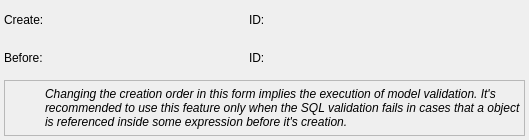
<?xml version="1.0" encoding="UTF-8"?>
<ui version="4.0">
 <class>ChangeObjectOrderWidget</class>
 <widget class="QWidget" name="ChangeObjectOrderWidget">
  <property name="geometry">
   <rect>
    <x>0</x>
    <y>0</y>
    <width>529</width>
    <height>140</height>
   </rect>
  </property>
  <property name="minimumSize">
   <size>
    <width>0</width>
    <height>0</height>
   </size>
  </property>
  <property name="windowTitle">
   <string>Form</string>
  </property>
  <layout class="QGridLayout" name="change_objs_grid">
   <property name="leftMargin">
    <number>4</number>
   </property>
   <property name="topMargin">
    <number>4</number>
   </property>
   <property name="rightMargin">
    <number>4</number>
   </property>
   <property name="bottomMargin">
    <number>4</number>
   </property>
   <item row="0" column="0">
    <widget class="QLabel" name="create_lbl">
     <property name="text">
      <string>Create:</string>
     </property>
    </widget>
   </item>
   <item row="0" column="1">
    <widget class="QLabel" name="src_id_lbl">
     <property name="font">
      <font>
       <weight>50</weight>
       <bold>false</bold>
      </font>
     </property>
     <property name="text">
      <string>ID:</string>
     </property>
    </widget>
   </item>
   <item row="0" column="2">
    <widget class="QLabel" name="src_ico_lbl">
     <property name="minimumSize">
      <size>
       <width>32</width>
       <height>32</height>
      </size>
     </property>
     <property name="maximumSize">
      <size>
       <width>32</width>
       <height>32</height>
      </size>
     </property>
     <property name="text">
      <string/>
     </property>
    </widget>
   </item>
   <item row="1" column="0">
    <widget class="QLabel" name="before_lbl">
     <property name="text">
      <string>Before:</string>
     </property>
    </widget>
   </item>
   <item row="1" column="1">
    <widget class="QLabel" name="dst_id_lbl">
     <property name="font">
      <font>
       <weight>50</weight>
       <bold>false</bold>
      </font>
     </property>
     <property name="text">
      <string>ID:</string>
     </property>
    </widget>
   </item>
   <item row="1" column="2">
    <widget class="QLabel" name="dst_ico_lbl">
     <property name="minimumSize">
      <size>
       <width>32</width>
       <height>32</height>
      </size>
     </property>
     <property name="maximumSize">
      <size>
       <width>32</width>
       <height>32</height>
      </size>
     </property>
     <property name="text">
      <string/>
     </property>
    </widget>
   </item>
   <item row="2" column="0" colspan="3">
    <widget class="QFrame" name="alert_frm">
     <property name="sizePolicy">
      <sizepolicy hsizetype="Preferred" vsizetype="Fixed">
       <horstretch>0</horstretch>
       <verstretch>0</verstretch>
      </sizepolicy>
     </property>
     <property name="minimumSize">
      <size>
       <width>0</width>
       <height>48</height>
      </size>
     </property>
     <property name="frameShape">
      <enum>QFrame::StyledPanel</enum>
     </property>
     <property name="frameShadow">
      <enum>QFrame::Raised</enum>
     </property>
     <layout class="QGridLayout" name="gridLayout">
      <property name="leftMargin">
       <number>2</number>
      </property>
      <property name="topMargin">
       <number>2</number>
      </property>
      <property name="rightMargin">
       <number>2</number>
      </property>
      <property name="bottomMargin">
       <number>2</number>
      </property>
      <item row="0" column="0">
       <widget class="QLabel" name="label">
        <property name="minimumSize">
         <size>
          <width>32</width>
          <height>32</height>
         </size>
        </property>
        <property name="maximumSize">
         <size>
          <width>32</width>
          <height>32</height>
         </size>
        </property>
        <property name="text">
         <string/>
        </property>
        <property name="textFormat">
         <enum>Qt::AutoText</enum>
        </property>
        <property name="pixmap">
         <pixmap resource="../res/resources.qrc">:/icones/icones/msgbox_alerta.png</pixmap>
        </property>
       </widget>
      </item>
      <item row="0" column="1">
       <widget class="QLabel" name="label_2">
        <property name="font">
         <font>
          <weight>50</weight>
          <italic>true</italic>
          <bold>false</bold>
          <underline>false</underline>
          <strikeout>false</strikeout>
          <kerning>true</kerning>
         </font>
        </property>
        <property name="text">
         <string>Changing the creation order in this form implies the execution of model validation. It's recommended to use this feature only when the SQL validation fails in cases that a object is referenced inside some expression before it's creation.</string>
        </property>
        <property name="wordWrap">
         <bool>true</bool>
        </property>
       </widget>
      </item>
     </layout>
    </widget>
   </item>
  </layout>
 </widget>
 <resources>
  <include location="../res/resources.qrc"/>
 </resources>
 <connections/>
</ui>
